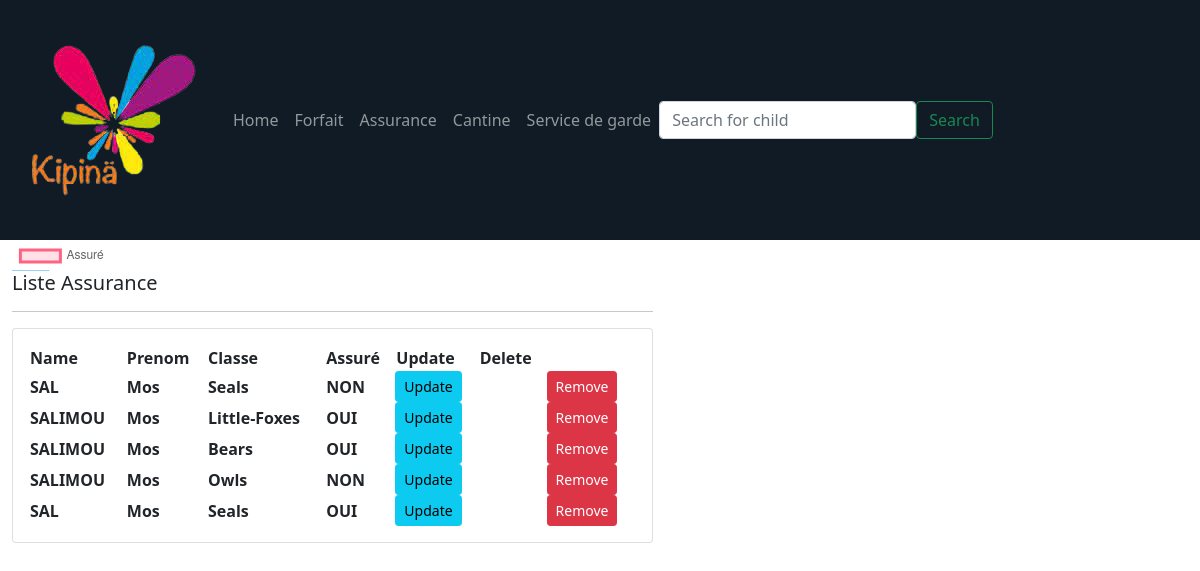
Page /Assurance/ on the committed database.
### compte/models.py (models this page shows, shortened)
class Assurance(models.Model):
    TYPE=(
        ('OUI','OUI'),
        ('NON','NON'),
    )
    enfant=models.ForeignKey(Enfant,null=True, on_delete=models.SET_NULL)
    assure=models.CharField(max_length=100, null=True, choices=TYPE)

class Enfant(models.Model):
    TYPE=(
        ('exterieur','exterieur'),
        ('interne','interne'),
    )
    CLASSE=(
        ('Foxes','Foxes'),
        ('Little-Foxes','Little-Foxes'),
        ('Bears','Bears'),
        ('Seals','Seals'),
        ('Owls','Owls'),
    )
    name=models.CharField(max_length=100, null=True)
    prenom=models.CharField(max_length=100, null=True)
    nationalite=models.CharField(max_length=100, null=True)
    langueMaternelle=models.CharField(max_length=100, null=True)
    langueParlee=models.CharField(max_length=100, null=True)
    type=models.CharField(max_length=100, null=True, choices=TYPE)
    date_naissance=models.CharField(max_length=100, null=True)
    date_inscription=models.DateTimeField(auto_now_add=True)
    claSSe=models.CharField(max_length=100, null=True, choices=CLASSE)
    frais_scolarite=models.BooleanField()

### compte/views.py (the view)
# urls.py: path('Assurance/', views.assurance, name='Assurance'),
def assurance(request):
    enf=Assurance.objects.all()
    ASSURE=enf.filter(assure='OUI').count()
    NON_ASSURE=enf.filter(assure='NON').count()
    context={
        'enf':enf,
        'ASSURE' : ASSURE,
        'NON_ASSURE' : NON_ASSURE,
    }
    return render(request,'compte/assurance.html', context)

### templates/compte/assurance.html (shortened to what this page needs)
<!DOCTYPE html>
{% include 'compte/navbar.html' %}
<html lang="en">
<head>
  <link href="https://cdn.jsdelivr.net/npm/bootstrap@5.0.0/dist/css/bootstrap.min.css"
        rel="stylesheet"
>
</head>
<body style="background-image: url('https://i.pinimg.com/originals/62/63/5b/62635bfd6f5c20e3666f27e015191bde.jpg');">
<div style="display: flex; flex-direction: row; flex-wrap: wrap">
  <div style="display: flex; flex-direction: row; flex-wrap: wrap">
    <div class="container">
        <canvas id="myChart" width="100" height="31"></canvas>
        <script>
        var ctx = document.getElementById('myChart').getContext('2d');
        var myChart = new Chart(ctx, {
            type: 'pie',
            data: {
                labels: ['Assuré', 'Non Assuré'],
                datasets: [{
                    label: 'Nombre enfant par classe',
                    data: [String({{ASSURE}}),String({{NON_ASSURE}})],
                    backgroundColor: [
                        'rgba(255, 99, 132, 0.2)',
                        'rgba(54, 162, 235, 0.2)',
                        'rgba(255, 206, 86, 0.2)',
                        'rgba(75, 192, 192, 0.2)',
                        'rgba(53, 92, 95, 0.2)',
                        'rgba(255, 159, 64, 0.2)'
                    ],
                    borderColor: [
                        'rgba(255, 99, 132, 1)',
                        'rgba(54, 162, 235, 1)',
                        'rgba(255, 206, 86, 1)',
                        'rgba(75, 192, 192, 1)',
                        'rgba(153, 102, 255, 1)',
                        'rgba(255, 159, 64, 1)'
                    ],
                    borderWidth: 3
                }]
            },
            options: {
                scales: {
                    y: {
                        beginAtZero: true
                    }
                }
            }
        });
    </script>
</div>
<div class="container">
 <div class="row">
    <div class="col-md-16">
        <h5>Liste Assurance</h5>
        <hr>
        <div class="card card-body">
            <table>
                <tr>
                    <th>
                        Name
                    </th>
                    <th>
                        Prenom
                    </th>
                    <th>
                        Classe
                    </th>
                    <th>
                        Assuré
                    </th>
                    <th>
                        Update
                    </th>
                    <th>
                        Delete
                    </th>
                </tr>
                {% for i in enf %}
                <tr>
                    <th>
                        {{i.enfant.name}}
                    </th>
                    <th> {{i.enfant.prenom}}</th>
                    <th>{{i.enfant.claSSe}}</th>
                    <th>{{i.assure}}</th>
                    <th class="btn btn-sm btn-info"> Update</th>
                    <th></th>
                    <th class="btn btn-sm btn-danger"> Remove</th>
                </tr>
                {% endfor %}
            </table>
        </div>
    </div>
 </div>
</div>
</body>
</html>

### rows in the picture
Assurance: enfant.name "SAL", enfant.prenom "Mos", enfant.claSSe "Seals", assure "NON"
Assurance: enfant.name "SALIMOU", enfant.prenom "Mos", enfant.claSSe "Little-Foxes", assure "OUI"
Assurance: enfant.name "SALIMOU", enfant.prenom "Mos", enfant.claSSe "Bears", assure "OUI"
Assurance: enfant.name "SALIMOU", enfant.prenom "Mos", enfant.claSSe "Owls", assure "NON"
Assurance: enfant.name "SAL", enfant.prenom "Mos", enfant.claSSe "Seals", assure "OUI"
